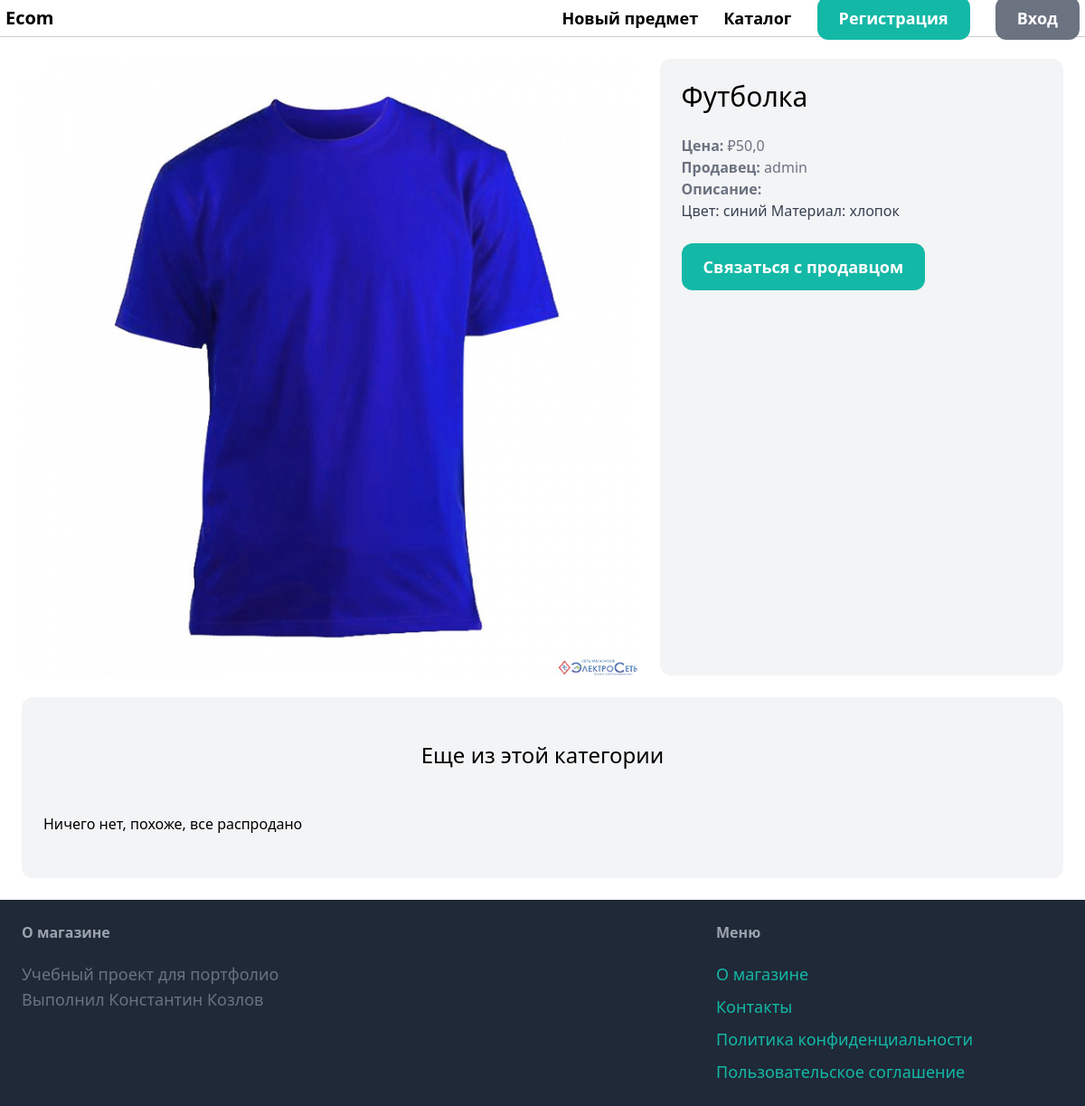
The page /items/2/ on the database as committed earlier.
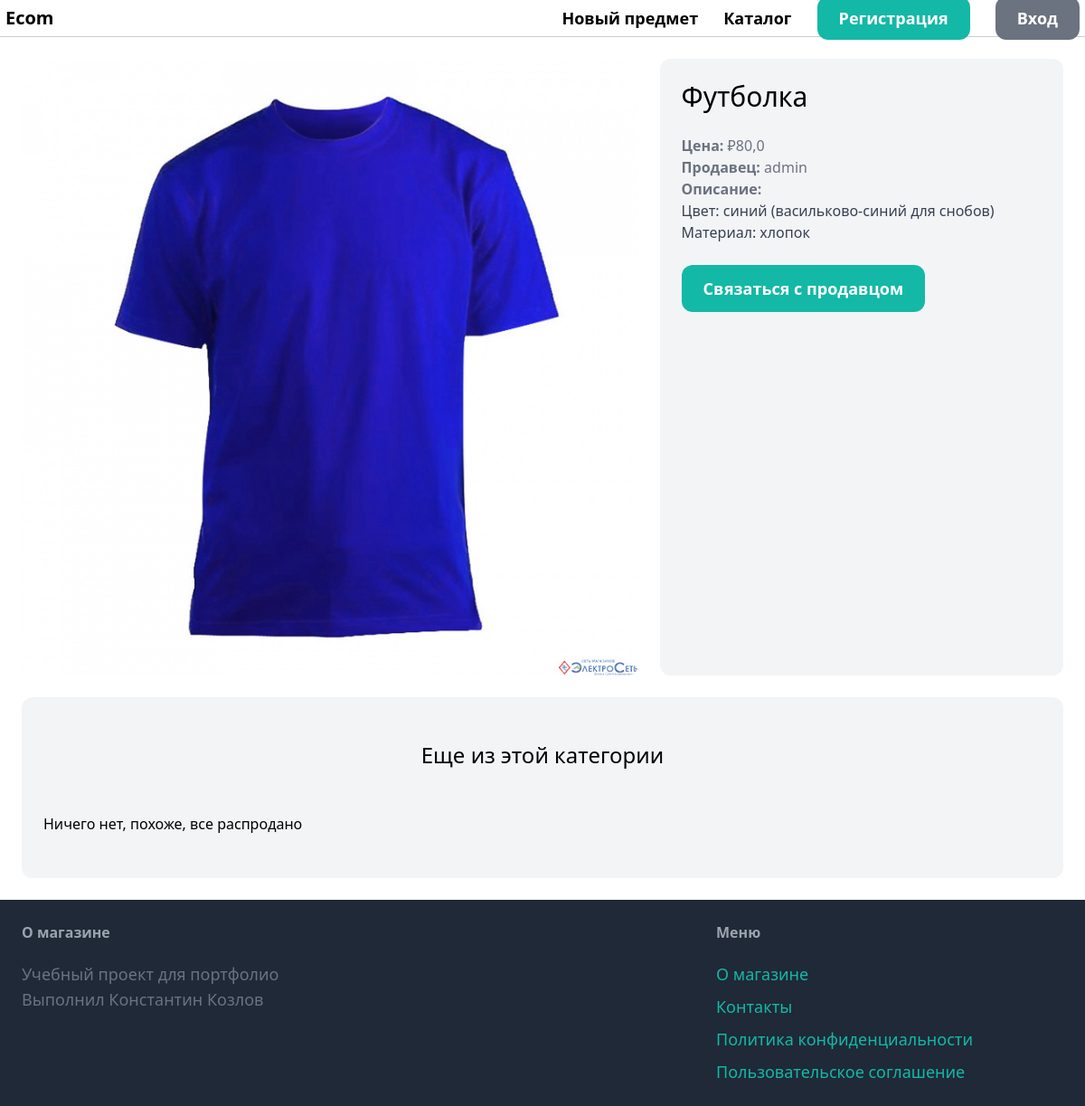
The same page on the database as committed later.
### item/models.py (models this page shows, shortened)
class Item(models.Model):
    category = models.ForeignKey(Category, related_name='items', on_delete=models.CASCADE)
    name = models.CharField(max_length=255)
    description = models.TextField(blank=True, null=True)
    price = models.FloatField()
    image = models.ImageField(upload_to='item_images', blank=True, null=True)
    is_sold = models.BooleanField(default=False)
    created_at = models.DateTimeField(auto_now_add=True)
    created_by = models.ForeignKey(User, related_name='items', on_delete=models.CASCADE)

### item/views.py (the view)
# urls.py: path('<int:pk>/', views.detail, name='detail'),
def detail(request, pk):
    item = get_object_or_404(Item, pk=pk)
    related_items = Item.objects.filter(category=item.category, is_sold=False).exclude(pk=pk)[:3]
    return render(request, 'item/detail.html', {'item': item, 'related_items': related_items})

### item/templates/item/detail.html (shortened to what this page needs)
{% extends 'core/base.html' %}
{% block content %}
<div class="grid grid-cols-5 gap-6">
    <div class="col-span-3">
        {% if item.image %}
        <img src="{{ item.image.url }}" class="rounded-xl">
        {% endif %}
    </div>
    <div class="col-span-2 p-6 bg-gray-100 rounded-xl">
        <h1 class="mb-6 text-3xl">{{ item.name }}</h1>
        <p class="text-gray-500"><strong>Цена:</strong> ₽{{ item.price }}</p>
        <p class="text-gray-500"><strong>Продавец:</strong> {{ item.created_by }}</p>
        {% if item.description %}
        <p class="text-gray-700">
            <strong class="text-gray-500">Описание:</strong><br>
            {{ item.description }} </p>
        {% endif %}
        {% if request.user == item.created_by %}
        <div class="mt-6 p-6 bg-white rounded-xl">
            <p>Это ваш товар</p>
            <a href="{% url 'item:edit' item.id %}"
               class="inline-block mt-6 px-6 py-3 text-lg font-semibold bg-teal-500 text-white rounded-xl hover:bg-teal-600 ">
                Редактировать</a>
            <a href="{% url 'item:delete' item.id %}"
               class="inline-block mt-6 px-6 py-3 text-lg font-semibold bg-red-500 text-white rounded-xl hover:bg-red-600 ">
                Удалить</a>
        </div>
        {% else %}
        <a href="{% url 'conversation:new' item.id %}"
           class="inline-block mt-6 px-6 py-3 text-lg font-semibold bg-teal-500 text-white rounded-xl hover:bg-teal-600 ">
            Связаться с продавцом</a>
        {% endif %}
    </div>
</div>
<div class="mt-6 px-6 py-12 bg-gray-100 rounded-xl">
    <h2 class="mb-12 text-2xl text-center">Еще из этой категории</h2>
    {% if related_items %}
    <div class="grid grid-cols-3 gap-3">
        {% for item in related_items %}
        <div>
            <a href="{% url 'item:detail' item.id %}">
                <div>
                    <img src="{{ item.image.url }}" alt="{{ item.name }}" class="rounded-t-xl">
                </div>
                <div class="p-6 bg-white rounded-b-xl">
                    <h2 class="text-2xl">{{ item.name }}</h2>
                    <p class="text-gray-500">Цена: ₽{{ item.price }}</p>
                </div>
            </a>
        </div>
        {% endfor %}
    </div>
    {% else %}
    <p class="">Ничего нет, похоже, все распродано</p>
    {% endif %}
</div>
{% endblock %}

Rows that differ between the two databases and show on the page:
changed Item "Футболка": price "50,0" → "80,0"; description "Цвет: синий Материал: хлопок" → "Цвет: синий (васильково-синий для снобов) Материал: хлопок"
